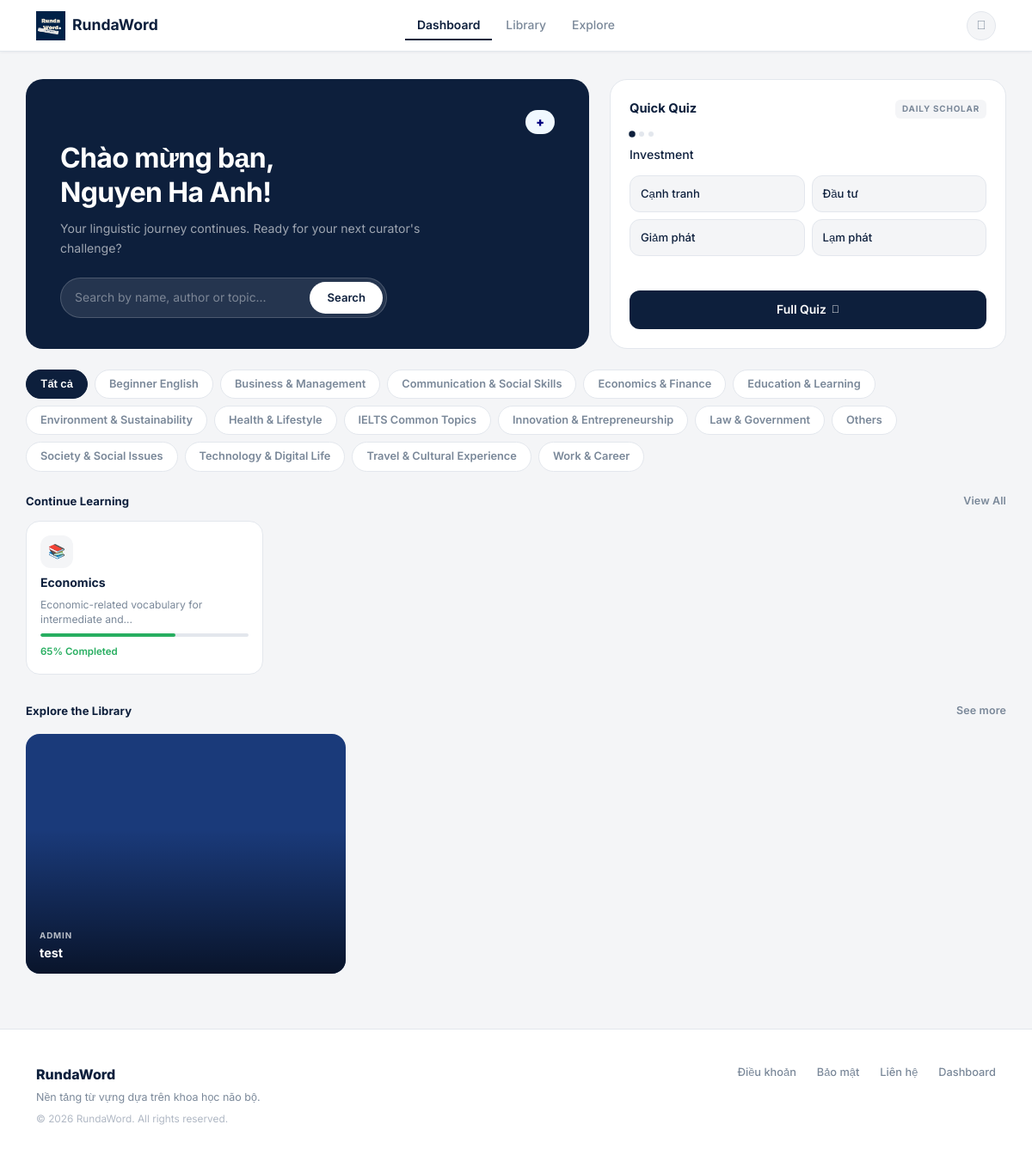
/dashboard (signed in), run on the app's committed database.
### main.py (models this page shows, shortened)
class User(UserMixin, db.Model):
    __tablename__ = 'users'
    id            = db.Column(db.Integer, primary_key=True)
    username      = db.Column(db.String(50),  unique=True, nullable=False)
    name          = db.Column(db.String(100))
    email         = db.Column(db.String(120), unique=True, nullable=False)
    password_hash = db.Column(db.String(255), nullable=False)
    role          = db.Column(db.Integer, default=ROLE_USER, nullable=False)
    created_at    = db.Column(db.DateTime, default=datetime.utcnow)
    packages = db.relationship(
        'VocabPackage', backref='user', lazy=True, cascade='all, delete-orphan',
        foreign_keys='VocabPackage.user_id'
    )
    saved_packages = db.relationship(
        'VocabPackage', secondary=user_saved_packages,
        backref=db.backref('saved_by', lazy='dynamic'), lazy='dynamic'
    )
    @property
    def is_admin(self):
        return self.role == ROLE_ADMIN

class Vocabulary(db.Model):
    __tablename__ = 'vocabularies'
    id         = db.Column(db.Integer, primary_key=True)
    word_en    = db.Column(db.String(150), nullable=False)
    word_vi    = db.Column(db.String(255), nullable=False)
    package_id = db.Column(db.Integer, db.ForeignKey('vocab_packages.id'), nullable=False)

class TopicCatalog(db.Model):
    __tablename__ = 'topic_catalog'
    id   = db.Column(db.Integer, primary_key=True)
    name = db.Column(db.String(120), unique=True, nullable=False)

class VocabPackage(db.Model):
    __tablename__ = 'vocab_packages'
    id                  = db.Column(db.Integer, primary_key=True)
    package_name        = db.Column(db.String(100), nullable=False)
    package_description = db.Column(db.Text)
    topic               = db.Column(db.String(80))          # NEW: topic/category field
    created_at          = db.Column(db.DateTime, default=datetime.utcnow)
    updated_at          = db.Column(db.DateTime, default=datetime.utcnow)
    user_id             = db.Column(db.Integer, db.ForeignKey('users.id'), nullable=False)
    is_public           = db.Column(db.Boolean, default=True)
    vocabularies = db.relationship(
        'Vocabulary', backref='package', lazy=True, cascade='all, delete-orphan'
    )

### main.py (the view, shortened to what this page needs)
@app.route('/dashboard')
@login_required
def dashboard():
    q            = request.args.get('q', '').strip()
    topic_filter = request.args.get('topic', '').strip()
    available_topics = get_topics_for_user(current_user.id)
    if topic_filter and topic_filter not in available_topics:
        topic_filter = ''
    search_results = None
    recent_packages = VocabPackage.query \
        .filter_by(user_id=current_user.id) \
        .order_by(VocabPackage.updated_at.desc()) \
        .limit(4).all()
    saved_recent = current_user.saved_packages \
        .order_by(VocabPackage.updated_at.desc()) \
        .limit(4).all()
    public_packages = VocabPackage.query \
        .filter(VocabPackage.is_public == True, VocabPackage.user_id != current_user.id) \
        .order_by(func.random()) \
        .limit(6).all()
    user_packages = VocabPackage.query.filter_by(user_id=current_user.id).all()
    quiz_package  = random.choice(user_packages) if user_packages else None
    quiz_words    = []
    if quiz_package:
        vocabs = list(quiz_package.vocabularies)
        if len(vocabs) >= 2:
            sample = random.sample(vocabs, min(3, len(vocabs)))
            for v in sample:
                wrong_pool = [x.word_vi for x in vocabs if x.id != v.id]
                wrong      = random.sample(wrong_pool, min(3, len(wrong_pool)))
                options    = wrong + [v.word_vi]
                random.shuffle(options)
                quiz_words.append({
                    "word": v.word_en, "correct": v.word_vi, "options": options
                })
    return render_template(
        'index.html',
        recent_packages=recent_packages,
        saved_recent=saved_recent,
        public_packages=public_packages,
        quiz_words=quiz_words,
        quiz_package=quiz_package,
        search_results=search_results,
        search_query=q,
        topic_filter=topic_filter,
        available_topics=available_topics,
    )

### main.py (called while the page is built)
def get_available_topics():
    rows = TopicCatalog.query.order_by(TopicCatalog.name).all()
    return [r.name for r in rows]

def get_topics_for_user(user_id=None):
    _ = user_id
    return get_available_topics()

@login_manager.user_loader
def load_user(user_id):
    return User.query.get(int(user_id))

### templates/index.html (shortened to what this page needs)
{% extends "base.html" %}
{% block content %}
<div class="container dashboard-wrap">
  {% if search_query or topic_filter %}
  <div class="d-flex align-items-center gap-3 mb-4">
    <div style="font-family:'Playfair Display',serif;font-size:1.4rem;font-weight:700;color:var(--navy);">
      {% if search_query %}Results for "{{ search_query }}"{% else %}Chủ đề: {{ topic_filter }}{% endif %}
    </div>
    <a href="{{ url_for('dashboard') }}" style="font-size:0.82rem;color:var(--text-muted);text-decoration:none;font-weight:600;">✕ Clear</a>
  </div>
  {% if search_results %}
  <div class="row g-3 mb-5">
    {% for package in search_results %}
    <div class="col-6 col-md-3 col-lg-2">
      <a href="{{ url_for('package_detail', package_id=package.id) }}" class="pkg-card" style="min-height:130px;">
        <div class="pkg-card-top">
          <span class="pkg-badge {% if package.is_public %}public{% else %}private{% endif %}">
            {% if package.is_public %}Public{% else %}Private{% endif %}
          </span>
        </div>
        <div class="pkg-name">{{ package.package_name }}</div>
        <div class="pkg-author" style="font-size:0.75rem;color:var(--text-muted);">by @{{ package.user.username if package.user else '—' }}</div>
        <div class="pkg-meta">
          <span class="pkg-word-count"><i class="fas fa-layer-group" style="font-size:0.7rem;"></i> {{ package.vocabularies|length }} words</span>
          <span class="pkg-play-btn"><i class="fas fa-play"></i></span>
        </div>
      </a>
    </div>
    {% endfor %}
  </div>
  {% else %}
  <div class="rw-card text-center py-5 mb-4">
    <i class="fas fa-search fa-2x mb-3" style="color:var(--border);"></i>
    <p style="color:var(--text-muted);margin:0;font-size:0.88rem;">No packages matched your search.</p>
  </div>
  {% endif %}
  {% else %}
  <div class="row g-4 mb-4">
    <div class="col-lg-7">
      <div class="hero-banner" style="min-height:220px;">
        <div class="hero-content">
          <div class="d-flex justify-content-end mb-2">
            <a href="{{ url_for('create_package') }}" class="btn-navy" style="padding:7px 12px;border-radius:999px; background-color: aliceblue; color: navy;" title="Create package">
              <i class="fas fa-plus"></i>
            </a>
          </div>
          <div class="hero-title">Chào mừng bạn,<br>{{ current_user.name or current_user.username }}!</div>
          <p class="hero-sub">Your linguistic journey continues. Ready for your next curator's challenge?</p>
          <form method="GET" action="{{ url_for('dashboard') }}">
            <div class="hero-search">
              <input type="text" name="q" placeholder="Search by name, author or topic…" value="{{ search_query or '' }}">
              <button type="submit">Search</button>
            </div>
          </form>
        </div>
      </div>
    </div>
    <div class="col-lg-5">
      {% if quiz_words and quiz_words|length >= 1 %}
      <div class="quiz-widget">
        <div class="quiz-widget-header">
          <span class="quiz-widget-title">Quick Quiz</span>
          <span class="quiz-daily-badge">Daily Scholar</span>
        </div>
        <div class="quiz-progress-dots" id="quizDots">
          <div class="quiz-dot current" id="qdot0"></div>
          <div class="quiz-dot" id="qdot1"></div>
          <div class="quiz-dot" id="qdot2"></div>
        </div>
        <div class="quiz-q-item active" id="qq0">
          <div class="quiz-question">{{ quiz_words[0].word }}</div>
          <div class="quiz-options-grid" id="qopts0">
            {% for opt in quiz_words[0].options %}
            <button class="quiz-opt" onclick="checkQuickAnswer(this, '{{ opt | e }}', '{{ quiz_words[0].correct | e }}', 0)">{{ opt }}</button>
            {% endfor %}
          </div>
        </div>
        <a href="{{ url_for('quiz', package_id=quiz_package.id) }}" class="btn-daily-quiz">
          Full Quiz <i class="fas fa-arrow-right" style="font-size:0.76rem;"></i>
        </a>
      </div>
      {% endif %}
    </div>
  </div>
  <div class="topic-filter-row">
    <a href="{{ url_for('dashboard') }}" class="topic-chip {% if not topic_filter %}active{% endif %}" style="text-decoration: none;">Tất cả</a>
    {% for t in available_topics %}
    <a href="{{ url_for('dashboard', topic=t) }}" class="topic-chip {% if topic_filter == t %}active{% endif %}" style="text-decoration: none;">{{ t }}</a>
    {% endfor %}
  </div>
  <div class="section-label">
    Continue Learning
    <a href="{{ url_for('packages') }}">View All</a>
  </div>
  <div class="cards-row">
    {% if recent_packages %}
      {% set icons = ['📚','🔤','📖','✏️'] %}
      {% set percents = [65, 20, 85, 40] %}
      {% for pkg in recent_packages %}
      <a href="{{ url_for('package_detail', package_id=pkg.id) }}" class="continue-card">
        <div class="continue-icon">{{ icons[loop.index0 % 4] }}</div>
        <div class="continue-name">{{ pkg.package_name }}</div>
        <div class="continue-desc">
          {{ pkg.package_description[:48] ~ '…' if pkg.package_description and pkg.package_description|length > 48 else (pkg.package_description or pkg.vocabularies|length|string ~ ' words') }}
        </div>
        <div class="continue-progress-bar">
          <div class="continue-progress-fill" style="width:{{ percents[loop.index0 % 4] }}%;"></div>
        </div>
        <div class="continue-pct">{{ percents[loop.index0 % 4] }}% Completed</div>
      </a>
      {% endfor %}
    {% endif %}
  </div>
  <div class="row g-4">
    {% if saved_recent %}
    <div class="col-md-4">
      <div class="section-label mb-3">
        Saved Collections
        <a href="{{ url_for('packages', tab='saved') }}">See all</a>
      </div>
      <div class="saved-list">
        {% for pkg in saved_recent %}
        <a href="{{ url_for('package_detail', package_id=pkg.id) }}" class="saved-item">
          <div class="saved-thumb"><i class="fas fa-book"></i></div>
          <div>
            <div class="saved-item-name">{{ pkg.package_name }}</div>
            <div class="saved-item-from">Saved from @{{ pkg.user.username if pkg.user else '—' }}</div>
          </div>
          <i class="fas fa-bookmark saved-bookmark"></i>
        </a>
        {% endfor %}
      </div>
    </div>
    <div class="col-md-8">
    {% else %}
    <div class="col-12">
    {% endif %}
      <div class="section-label mb-3">
        Explore the Library
        <a href="{{ url_for('explore') }}">See more</a>
      </div>
      {% if public_packages %}
      <div class="explore-grid">
        {% set bg_colors = ['#1a3a7a','#0d5c3a','#6a1a1a','#2a3a5c','#4a2a0a','#1a4a1a'] %}
        {% for pkg in public_packages %}
        <a href="{{ url_for('package_detail', package_id=pkg.id) }}" class="explore-card">
          <div class="explore-card-bg" style="background-color:{{ bg_colors[loop.index0 % 6] }};"></div>
          <div class="explore-card-overlay"></div>
          <div class="explore-card-content">
            <div class="explore-card-cat">{{ pkg.user.username if pkg.user else '' }}</div>
            <div class="explore-card-name">{{ pkg.package_name }}</div>
          </div>
        </a>
        {% endfor %}
      </div>
      {% else %}
      <p style="color:var(--text-muted);font-size:0.88rem;">No public packages yet.</p>
      {% endif %}
    </div>
  </div>
  {% endif %}
</div>
{% endblock %}

### templates/base.html (style rules this page uses)
body, * { font-family: 'Inter', sans-serif !important; }

### templates/index.html (style rules this page uses)
.topic-filter-row { display: flex; align-items: center; gap: 8px; flex-wrap: wrap; margin-bottom: 24px; }
.topic-chip { padding: 6px 16px; border-radius: 30px; font-size: 0.8rem; font-weight: 600; border: 1.5px solid var(--border); background: white; color: var(--text-muted); cursor: pointer; transition: all 0.15s; font-family: 'Inter', sans-serif; white-space: nowrap; }
.topic-chip.active { background: var(--navy); color: white; border-color: var(--navy); }
.quiz-q-item { display: none; }
.quiz-q-item.active { display: block; }
.quiz-progress-dots { display: flex; gap: 5px; margin-bottom: 10px; }
.quiz-dot { width: 6px; height: 6px; border-radius: 50%; background: var(--border); transition: background 0.2s; }
.quiz-dot.current { background: var(--navy); transform: scale(1.25); }

### data on the page
User: name "Nguyen Ha Anh"
Vocabulary: word_en "Investment", word_vi "Đầu tư"
Vocabulary: word_vi "Cạnh tranh"
Vocabulary: word_vi "Giảm phát"
Vocabulary: word_vi "Lạm phát"
TopicCatalog: name "Beginner English"
TopicCatalog: name "Business & Management"
TopicCatalog: name "Communication & Social Skills"
TopicCatalog: name "Economics & Finance"
TopicCatalog: name "Education & Learning"
TopicCatalog: name "Environment & Sustainability"
TopicCatalog: name "Health & Lifestyle"
TopicCatalog: name "IELTS Common Topics"
TopicCatalog: name "Innovation & Entrepreneurship"
TopicCatalog: name "Law & Government"
TopicCatalog: name "Others"
TopicCatalog: name "Society & Social Issues"
TopicCatalog: name "Technology & Digital Life"
TopicCatalog: name "Travel & Cultural Experience"
TopicCatalog: name "Work & Career"
VocabPackage: icons "📚", package_name "Economics", package_description "Economic-related vocabulary for intermediate and…", percents "65"
VocabPackage: user "ADMIN", package_name "test"
